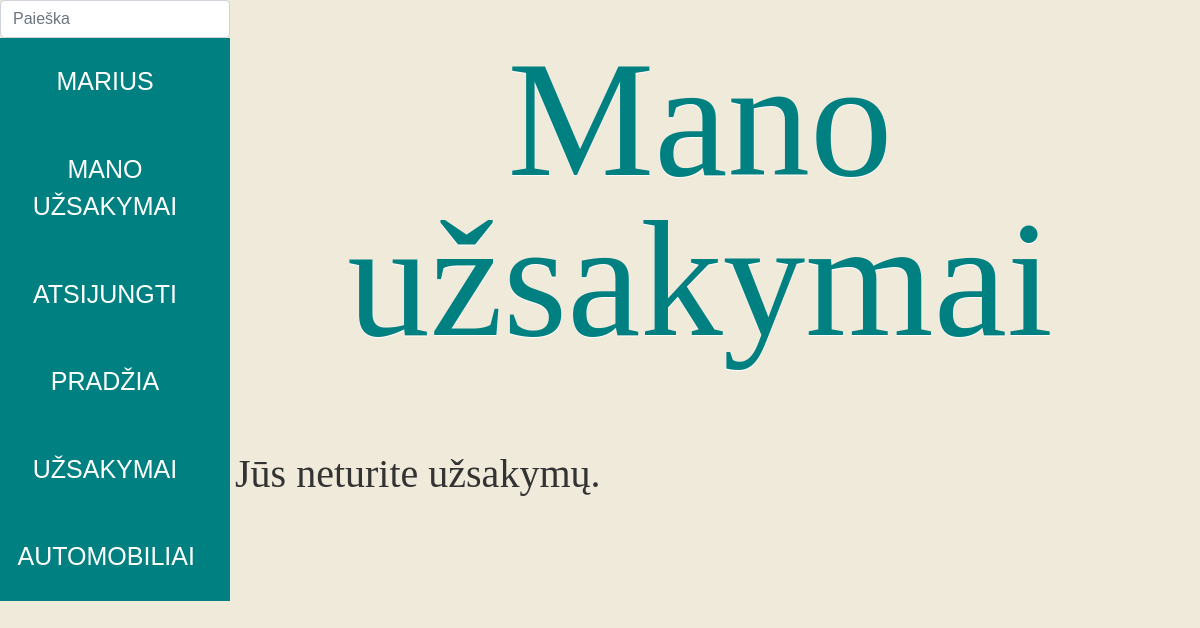
/autoservice/myorders/ (signed in), run on an earlier commit of the app's database.
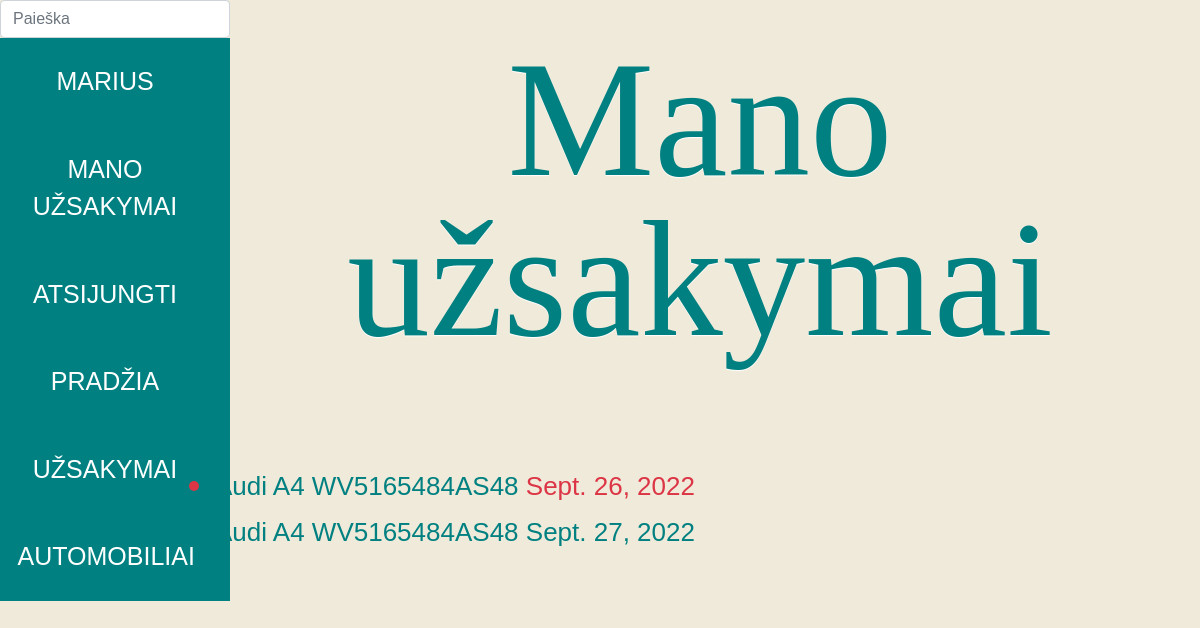
And on a later commit of the database.
### autoservice/models.py (models this page shows, shortened)
class Uzsakymas(models.Model):
    data = models.DateField("Data", null=True, blank=True)
    automobilis_id = models.ForeignKey(
        "Automobilis", on_delete=models.SET_NULL, null=True
    )
    suma = models.FloatField("Suma", max_length=200)
    grazinimas = models.DateField("Bus įvykdyta", null=True, blank=True)
    UZSAKYMO_STATUS = (
        ("p", "Priimtas"),
        ("v", "Vykdomas"),
        ("i", "Įvykdytas"),
        ("a", "Atmestas"),
    )
    status = models.CharField(
        max_length=1,
        choices=UZSAKYMO_STATUS,
        blank=True,
        default="p",
        help_text="Statusas",
    )
    vartotojas = models.ForeignKey(User, on_delete=models.SET_NULL, null=True, blank=True)
    @property
    def is_overdue(self):
        if self.grazinimas and date.today() > self.grazinimas:
            return True
        return False
    class Meta:
        verbose_name = "Užsakymas"
        verbose_name_plural = "Užsakymai"

class Automobilis(models.Model):
    valstybinis_nr = models.CharField("Valstybinis_NR", max_length=7)
    automobilio_modelis_id = models.ForeignKey(
        "AutomobilioModelis", on_delete=models.SET_NULL, null=True
    )
    VIN_kodas = models.CharField(
        "VIN_kodas", max_length=200, help_text="Įveskite VIN kodą"
    )
    klientas = models.CharField("Klientas", max_length=200)
    nuotrauka = models.ImageField("Nuotrauka", upload_to="auto_nuotraukos", null=True)
    aprasymas = HTMLField()
    class Meta:
        verbose_name = "Automobilis"
        verbose_name_plural = "Automobiliai"
    def __str__(self):
        return f"{self.automobilio_modelis_id} {self.VIN_kodas}"

class AutomobilioModelis(models.Model):
    marke = models.CharField(
        "Markė", max_length=50, help_text="Įveskite automobilio markę"
    )
    modelis = models.CharField(
        "Modelis", max_length=50, help_text="Įveskite automobilio modelį"
    )
    class Meta:
        verbose_name = "Automobilio modelis"
        verbose_name_plural = "Automobilių modeliai"
    def __str__(self):
        return f"{self.marke} {self.modelis}"

### autoservice/views.py (the view)
# urls.py: path("myorders/", views.OrdersByUserListView.as_view(), name="my-orders")
class OrdersByUserListView(LoginRequiredMixin, generic.ListView):
    model = Uzsakymas  # konteksto kint į šabloną bookinstance_list
    template_name = "user_orders.html"
    paginate_by = 10
    def get_queryset(self):
        return (
            Uzsakymas.objects.filter(vartotojas=self.request.user)
            .order_by("grazinimas")
        )

### autoservice/templates/user_orders.html
{% extends "base.html" %}}
{% block content %}
<div class="cars">
    <h1 style="margin-bottom: 100px">Mano užsakymai</h1>
    {% if uzsakymas_list %}
    <ul>
        {% for i in uzsakymas_list %}
        <li style="font-size: 26px;" class="{% if i.is_overdue %}text-danger{% endif %}">
            <a style="color: #008080;" href="{% url 'orders_detail' i.id %}">{{ i.automobilis_id }}</a>
            {{ i.grazinimas }}
        </li>
        {% endfor %}
    </ul>
    {% else %}
        <p>Jūs neturite užsakymų.</p>
    {% endif %}
</div>
{% endblock %}

### autoservice/templates/base.html (shortened to what this page needs)
<!DOCTYPE html>
<html lang="en">
<head>
  <link rel="stylesheet" href="https://stackpath.bootstrapcdn.com/bootstrap/4.1.3/css/bootstrap.min.css">
  {% load static %}
  <link rel="stylesheet" href="{% static 'css/styles.css' %}">
</head>
<body class="body">
  <div class="area" >
    <ul class="circles">
    </ul>
    <div class="container-fluid">
      <div class="row">
        <div class="col-sm-2">
        {% block sidebar %}
          <ul class="sidebar-nav">
            <li>
            <form style="margin-left: 20px; width: 230px;" action="{% url 'search_link' %}" method="get">
              <input name="query" class="form-control" type="text" placeholder="Paieška">
            </form>
            </li>
              {% if user.is_authenticated %}
            <li><a href="#">
            {{ user.get_username }}</a></li>
            <li><a href="{% url 'my-orders' %}">Mano užsakymai</a></li>
            <li><a href="{% url 'logout'%}">Atsijungti</a></li>
          {% else %}
            <li><a href="{% url 'login'%}?next={{request.path}}">Prisijungti</a></li>
            <li><a href="#">Registruotis</a></li>
          {% endif %}
            <li><a href="{% url 'index' %}">Pradžia</a></li>
            <li><a href="{% url 'orders_link' %}">Užsakymai</a></li>
            <li><a href="{% url 'cars' %}">Automobiliai</a></li>
          </ul>
       {% endblock %}
        </div>
        <div class="col-sm-10">{% block content %}{% endblock %}</div>
      </div>
    </div>
  </div >
</body>
</html>

### autoservice/static/css/styles.css (style rules this page uses)
ul { color: #008080; }
li::marker { font-size: 2rem; font-weight: bolder; }
.cars h1 { color: #008080; font-family: "Great Vibes", cursive; font-size: 165px; line-height: 160px; font-weight: normal; margin-bottom: 0px; margin-top: 40px; text-align: center; text-shadow: 0 1px 1px #fff; }
.sidebar-nav { margin-left: -35px; list-style: none; }
.sidebar-nav li { text-align: center; width: 200px; }
.sidebar-nav a { display: inline-block; width: 250px; font-size: 25px; background-color: #008080; color: white; padding: 1em 1.5em; text-decoration: none; text-transform: uppercase; }
* { margin: 0px; padding: 0px; }
body { font-family: 'Exo', sans-serif; }
.area { background: #F0EADA; background: -webkit-linear-gradient(to left, #8f94fb, #4e54c8); width: 100%; height:100vh; }
.circles { position: absolute; top: 0; left: 0; width: 100%; height: 100%; overflow: hidden; }
* { margin: 0; padding: 0; }
html { background: url("https://dl.dropboxusercontent.com/u/159328383/background.jpg") no-repeat center center fixed; -webkit-background-size: cover; -moz-background-size: cover; -o-background-size: cover; background-size: cover; }
body { background: transparent; }
body, input, button { font-family: 'Source Sans Pro', sans-serif; }

What changed in the data, as far as the page shows it:
now on this page (row edited): Uzsakymas: automobilis_id "Audi A4 WV5165484AS48", grazinimas "Sept. 26, 2022"
now on this page (row edited): Uzsakymas: automobilis_id "Audi A4 WV5165484AS48", grazinimas "Sept. 27, 2022"
Also different on the page:
text no longer shown: "Jūs neturite užsakymų."
